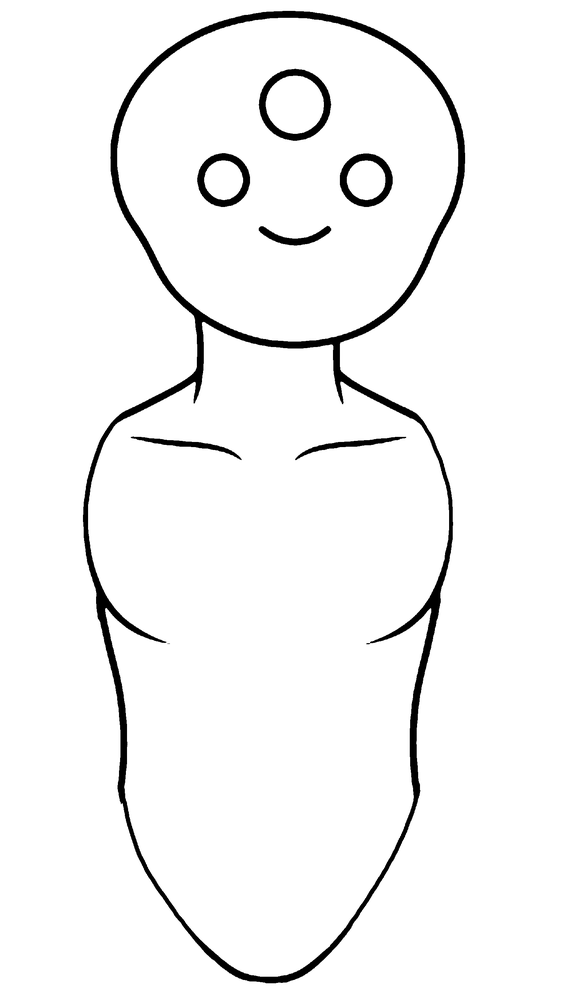
#> input picture groodle/art-src/body/torso.png, 563 x 1000 px, shrunk from 1547 x 2749 before the run
$ python cut_art.py
#> lines starting #> are read from the running program, lines starting #| are printed output that depends on the picture; after the words box and inside, x2 and y2 are one past the last pixel; in counts of white or black regions, pixels touching at a corner belong together
#> in cut, g is the input picture: shape (1000, 563); min 0, max 255, mean 244.9
"""Cut Onion's body-part drawings into transparent ink PNGs for the paper doll.

    python groodle/tools/cut_art.py

Reads the same three line-art PNGs as trace_rig.py (groodle/art-src/body/) and
writes groodle/assets/doll/{torso,arm,leg}.png -- RGBA, where alpha is the
DARKNESS of her line and everything else is transparent.

Why images instead of traced vectors:

The rig used to re-draw her outline as ~130-point Bezier rings and then
reconstruct an inner outline with an SVG feMorphology erode. Three separate
problems came from that and all of them disappear here:

  * The Bezier approximation was not her line. Her drawing has weight and
    wobble; the trace flattened it.
  * Assembling five overlapping parts into ONE silhouette meant the union had
    seams, which needed a hand-placed hip gusset to patch.
  * The erode filter produced resolution-dependent gray squares at the hip
    (clean at 400px wide, visible at 620px, worse at 869px) because
    near-coincident part edges leave thin sub-1-alpha bands that the erode
    turns into visible ink.

Overlapping paper has none of those: each part carries its own drawn outline,
parts simply stack, and where they overlap the lines cross the way real cut
paper does.

Alpha is taken from the ink darkness, masked to the part's own solid region
(interior + stroke, via the border flood fill). That mask is what drops the
background grid and the generator watermark, so the source art does NOT need
cleaning up first -- same property trace_rig.py relies on. The face circles
and smile float free inside the head, so they survive because they are in the
flood-filled INTERIOR even though they are separate components.
"""
import json, math, os, sys
import numpy as np, cv2
from PIL import Image

HERE = os.path.dirname(os.path.abspath(__file__))
GAME = os.path.dirname(HERE)
SRC = sys.argv[1] if len(sys.argv) > 1 else os.path.join(GAME, 'art-src', 'body')
DEST = os.path.join(GAME, 'assets', 'doll')
FILES = {'torso': 'torso.png', 'arm': 'arm.png', 'leg': 'leg.png'}

INK_THRESHOLD = 120
INK_RGB = (26, 15, 51)        # #1a0f33, the game's ink color
PAD = 3                       # px of transparent margin around the crop

# Must match tools/trace_rig.py -- the pin and scale define where the art sits.
HEAD_D, ARM_LEN, LEG_LEN = 116.0, 239.8, 276.9


def solid_of(gray):
    ink = (gray < INK_THRESHOLD).astype(np.uint8)
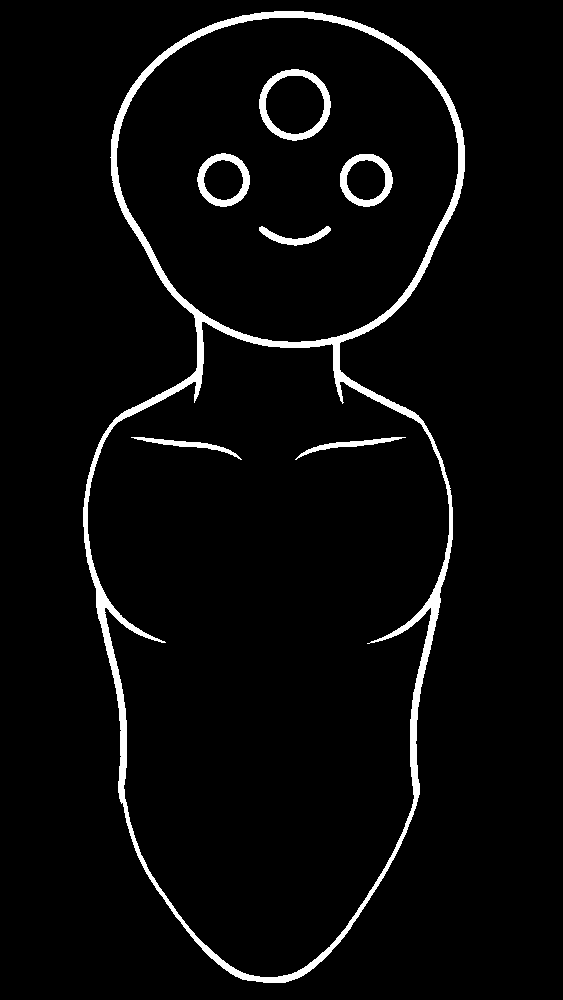
#> ink: shape (1000, 563); values 0 (black) and 1 (white), 3.9% white; 7 white regions, largest, box (x1, y1, x2, y2) and area: (83, 11, 465, 983) 17225, (259, 69, 331, 141) 1378, (197, 153, 250, 207) 1011
    n, lab, st, _ = cv2.connectedComponentsWithStats(ink, 8)
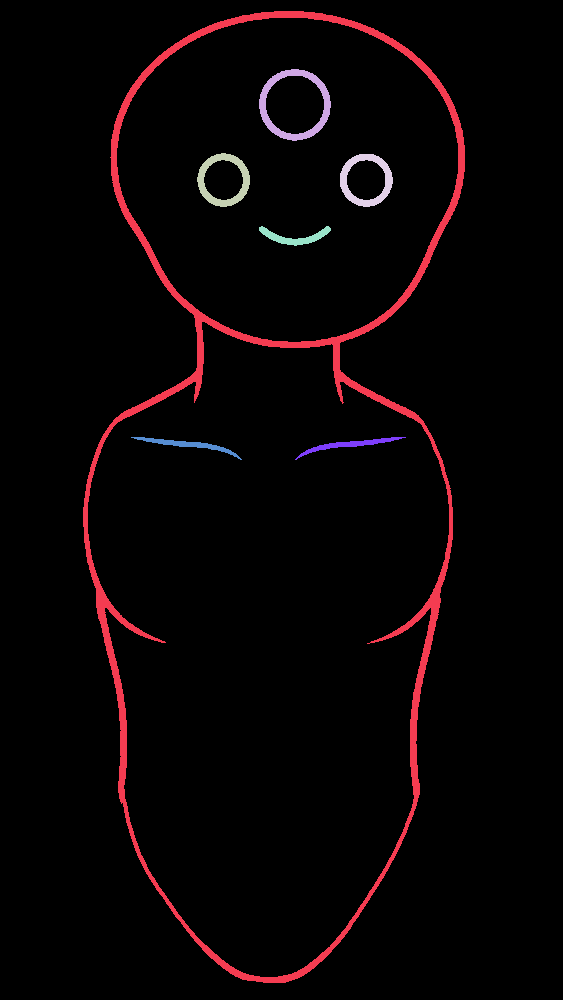
#> lab: shape (1000, 563) int32; 8 distinct labels, from 0 to 7; one colour per label, 0 black
#> n = 8; st = [[0, 0, 563, 1000, 540874], [83, 11, 382, 972, 17225], [259, 69, 72, 72, 1378], [197, 153, 53, 54, 1011], [340, 154, 53, 53, 1011], [259, 226, 72, 20, 515], [131, 437, 111, 23, 494], [295, 437, 111, 23, 492]]
    main = (lab == 1 + int(np.argmax(st[1:, cv2.CC_STAT_AREA]))).astype(np.uint8)
#> main: shape (1000, 563); values 0 (black) and 1 (white), 3.1% white; 1 white region, box (x1, y1, x2, y2) and area: (83, 11, 465, 983) 17225
    ff = main.copy()
    cv2.floodFill(ff, np.zeros((main.shape[0] + 2, main.shape[1] + 2), np.uint8), (0, 0), 1)
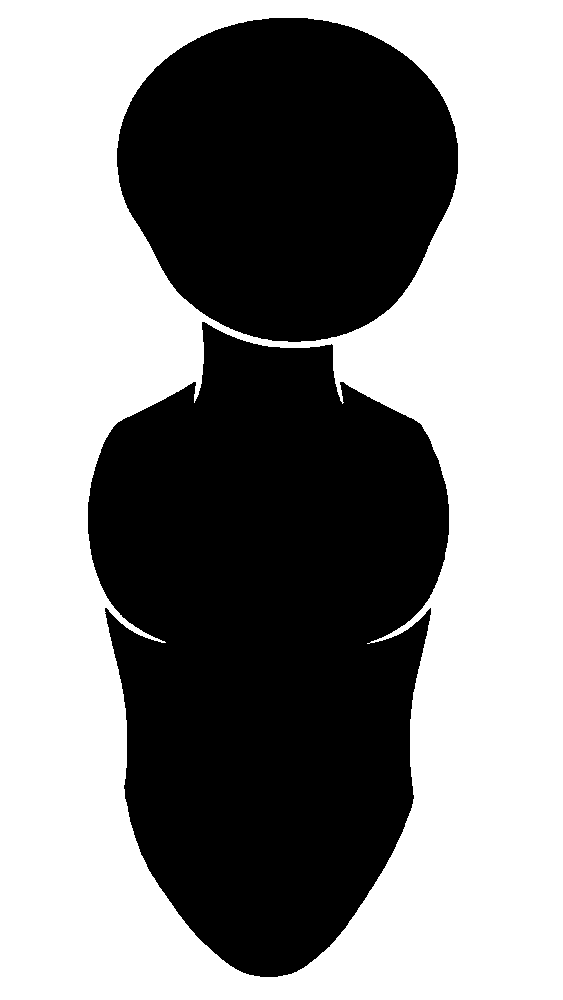
#> ff: shape (1000, 563); values 0 (black) and 1 (white), 54.8% white; 2 black regions, box (x1, y1, x2, y2) and area: (88, 322, 449, 977) 168862, (117, 18, 458, 342) 85508
    s = ((ff == 0) | (main == 1)).astype(np.uint8)
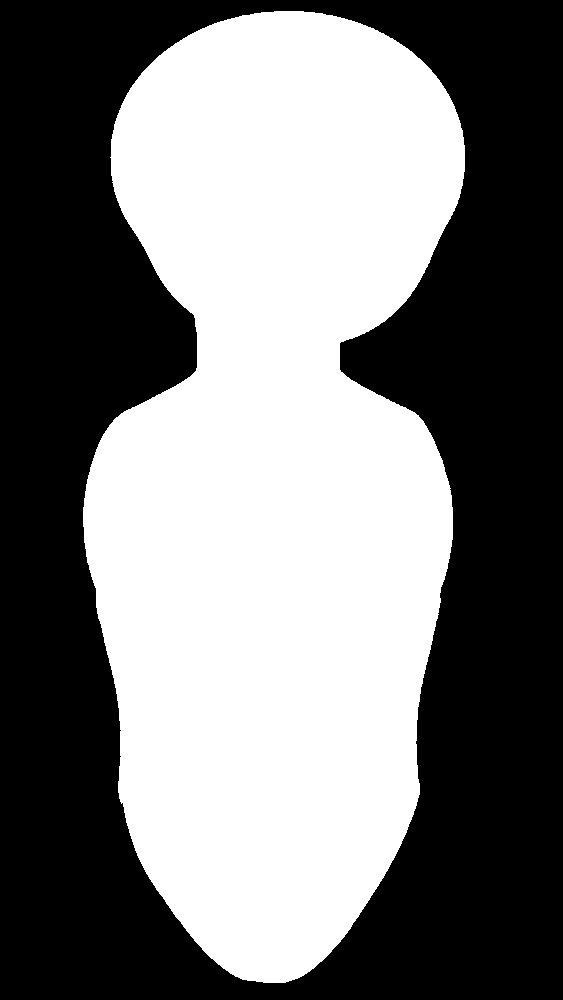
#> s: shape (1000, 563); values 0 (black) and 1 (white), 48.2% white; 1 white region, box (x1, y1, x2, y2) and area: (83, 11, 465, 983) 271595
    return cv2.morphologyEx(s, cv2.MORPH_CLOSE, np.ones((5, 5), np.uint8))
#> returned value: shape (1000, 563); values 0 (black) and 1 (white), 48.2% white; 1 white region, box (x1, y1, x2, y2) and area: (83, 11, 465, 983) 271604


def cut(name):
    g = np.array(Image.open(os.path.join(SRC, FILES[name])).convert('L'))
    solid = solid_of(g)
    ys, xs = np.nonzero(solid)
    x0, x1, y0, y1 = xs.min(), xs.max(), ys.min(), ys.max()
#> x0 = 83; x1 = 464; y0 = 11; y1 = 982

    if name == 'torso':
        widest = max((np.nonzero(solid[y])[0].max() - np.nonzero(solid[y])[0].min())
                     for y in range(solid.shape[0] // 3) if solid[y].any())
#> widest = 354
        s = HEAD_D / widest
#> s = 0.328
        py = float(y0)
#> py = 11
    else:
        s = (ARM_LEN if name == 'arm' else LEG_LEN) / (y1 - y0)
        py = y0 + (y1 - y0) * 0.055
    row = np.nonzero(solid[int(round(py))])[0]
#> row = 30 values from 274 to 303
    px = (row.min() + row.max()) / 2.0 if len(row) else (x0 + x1) / 2.0
#> px = 288.5

    # alpha = how dark her line is, but only inside this part. Dilating the
    # solid mask by one pixel keeps the stroke's own outer antialiasing, which
    # is what stops the cut edge from stair-stepping.
    keep = cv2.dilate(solid, np.ones((3, 3), np.uint8))
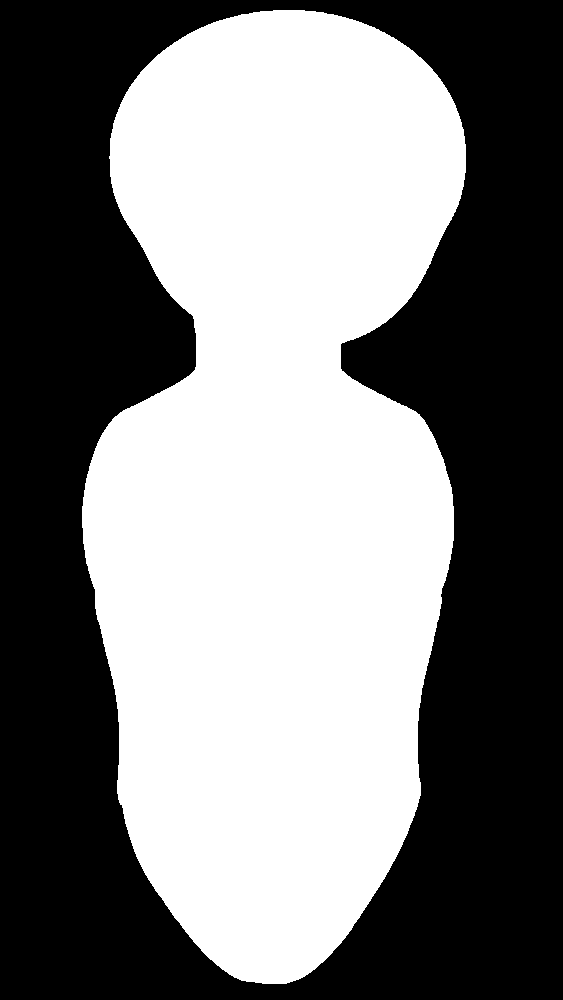
#> keep: shape (1000, 563); values 0 (black) and 1 (white), 48.8% white; 1 white region, box (x1, y1, x2, y2) and area: (82, 10, 466, 984) 274728
    alpha = np.where(keep > 0, 255 - g, 0).astype(np.uint8)

    rgba = np.zeros((g.shape[0], g.shape[1], 4), np.uint8)
    rgba[:, :, 0], rgba[:, :, 1], rgba[:, :, 2] = INK_RGB
    rgba[:, :, 3] = alpha
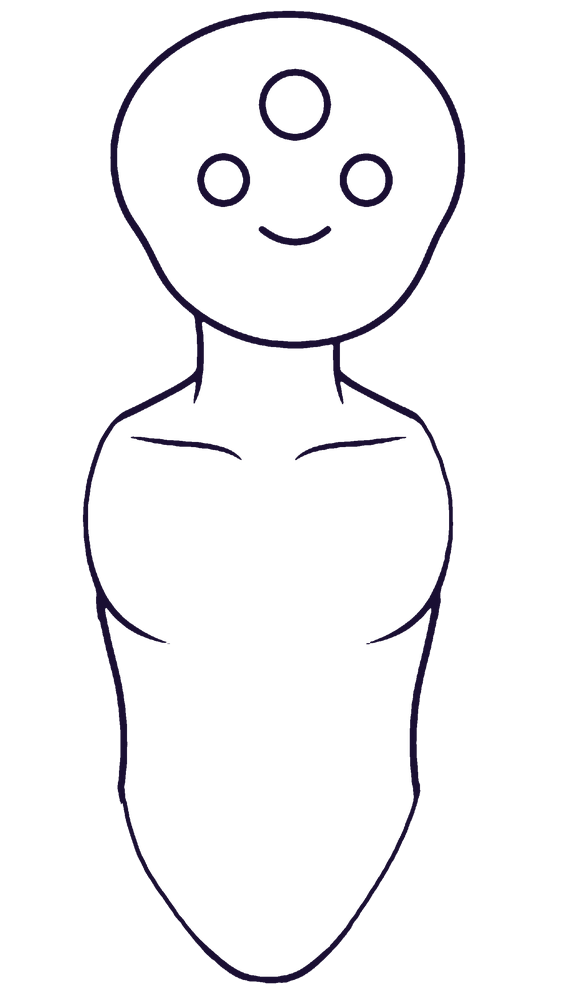
#> rgba: shape (1000, 563, 4); mean of channels 0, 1, 2, 3 26, 15, 51, 10.1; transparent parts drawn white
    img = Image.fromarray(rgba, 'RGBA')

    cx0, cy0 = max(0, x0 - PAD), max(0, y0 - PAD)
#> cx0 = 80; cy0 = 8
    cx1, cy1 = min(g.shape[1], x1 + 1 + PAD), min(g.shape[0], y1 + 1 + PAD)
#> cx1 = 468; cy1 = 986
    img = img.crop((cx0, cy0, cx1, cy1))
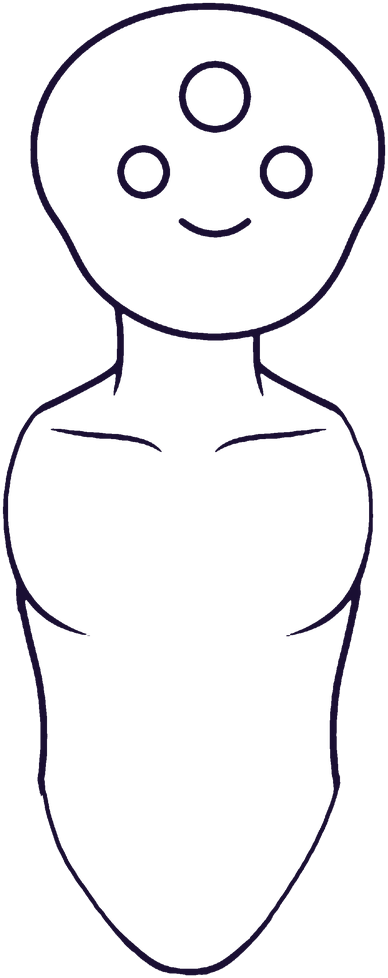
#> img: PIL image 388x978 RGBA; mean R, G, B, A 26, 15, 51, 15; transparent parts drawn white

    # Placement, in PART-LOCAL units with the pin at (0,0) -- the same frame
    # trace_rig.py emits its rings in, so game.js can position both alike.
    return img, {
        'x': round((cx0 - px) * s, 2), 'y': round((cy0 - py) * s, 2),
        'w': round(img.width * s, 2), 'h': round(img.height * s, 2),
    }


def main():
    os.makedirs(DEST, exist_ok=True)
    art = {}
    for name in FILES:
        img, box = cut(name)
#> box = {'x': -68.32, 'y': -0.98, 'w': 127.1, 'h': 320.5}
        out = os.path.join(DEST, name + '.png')
        img.save(out, optimize=True)
        art[name] = box
        sys.stderr.write('%-6s %4dx%-4d  %6.1f KB  box=%s\n' % (
            name, img.width, img.height, os.path.getsize(out) / 1024.0, box))
#> pass 2 of the loop in main, `for name in FILES:`:
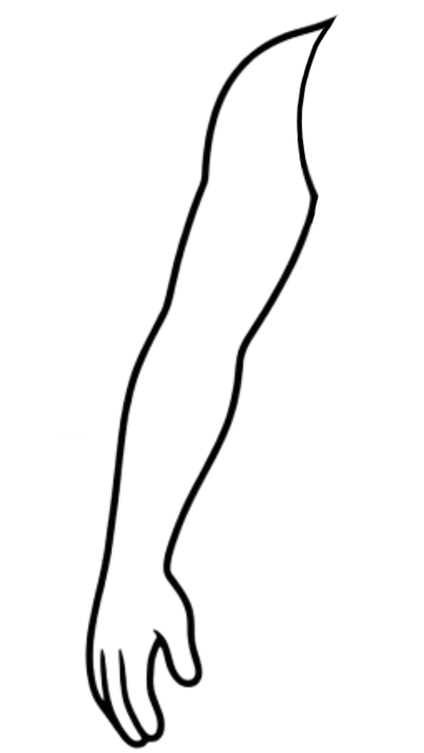
#> input picture groodle/art-src/body/arm.png, 424 x 753 px, shrunk from 1165 x 2070 before the run
#> g: shape (753, 424)
#> in solid_of (call 2), `ink = (gray < INK_THRESHOLD).astype(np.uint8)`:
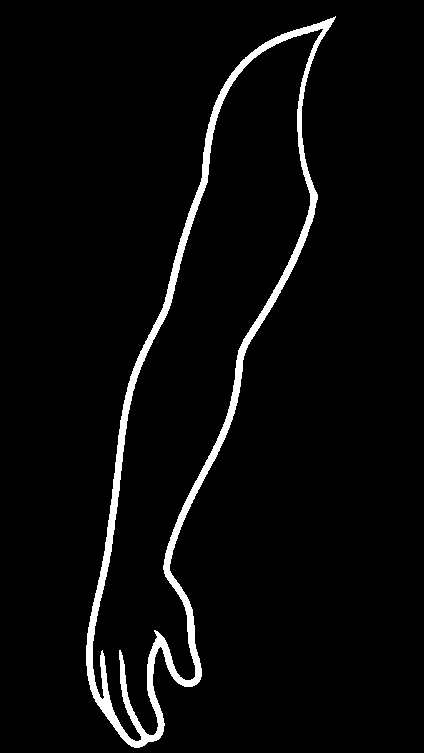
#> ink: shape (753, 424); values 0 (black) and 1 (white), 3.9% white; 1 white region, box (x1, y1, x2, y2) and area: (86, 16, 336, 748) 12443
#> n = 2; st = [[0, 0, 424, 753, 306829], [86, 16, 250, 732, 12443]]
#> ff: shape (753, 424); values 0 (black) and 1 (white), 82.6% white; 1 black region, box (x1, y1, x2, y2) and area: (93, 29, 323, 741) 55570
#> x0 = 86; x1 = 335; y0 = 16; y1 = 747
#> in cut (call 2), `py = y0 + (y1 - y0) * 0.055`: py = 56.2
#> row = 67 values from 247 to 313
#> px = 280
#> keep: shape (753, 424); values 0 (black) and 1 (white), 22% white; 1 white region, box (x1, y1, x2, y2) and area: (85, 15, 337, 749) 70183
#> alpha: shape (753, 424)
#> rgba: shape (753, 424, 4)
#> cx0 = 83; cy0 = 13
#> cx1 = 339; cy1 = 751
#> in cut (call 2), `img = img.crop((cx0, cy0, cx1, cy1))`:
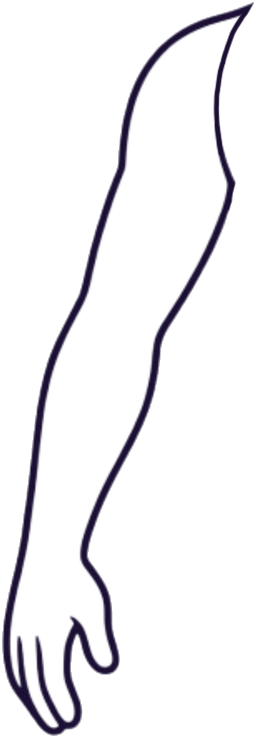
#> img: PIL image 256x738 RGBA; mean R, G, B, A 26, 15, 51, 17; transparent parts drawn white
#> box = {'x': -64.62, 'y': -14.17, 'w': 83.98, 'h': 242.1}
#> pass 3 of the loop in main, `for name in FILES:`:
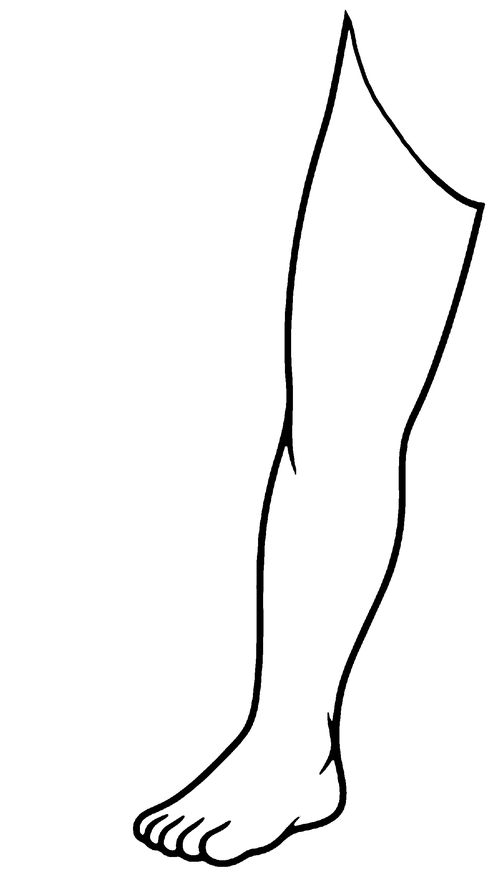
#> input picture groodle/art-src/body/leg.png, 491 x 873 px, shrunk from 1351 x 2400 before the run
#> in cut, g is the input picture: shape (873, 491); min 0, max 255, mean 246.3
#> in solid_of (call 3), `ink = (gray < INK_THRESHOLD).astype(np.uint8)`:
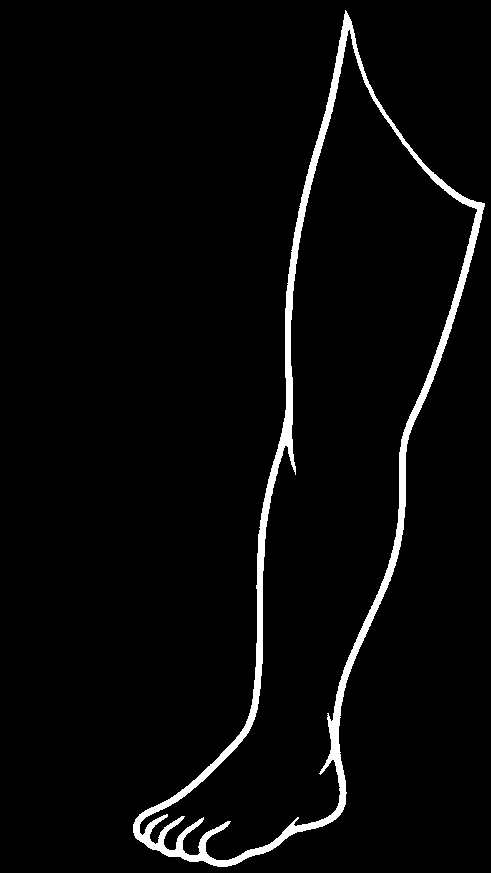
#> ink: shape (873, 491); values 0 (black) and 1 (white), 3.4% white; 1 white region, box (x1, y1, x2, y2) and area: (133, 10, 485, 867) 14436
#> st = [[0, 0, 491, 873, 414207], [133, 10, 352, 857, 14436]]
#> ff: shape (873, 491); values 0 (black) and 1 (white), 78.6% white; 1 black region, box (x1, y1, x2, y2) and area: (140, 30, 477, 860) 91628
#> x0 = 133; x1 = 484; y0 = 10; y1 = 866
#> in cut (call 3), `s = (ARM_LEN if name == 'arm' else LEG_LEN) / (y1 - y0)`: s = 0.323
#> in cut (call 3), `py = y0 + (y1 - y0) * 0.055`: py = 57.08
#> row = 24 values from 336 to 359
#> px = 347.5
#> keep: shape (873, 491); values 0 (black) and 1 (white), 25.3% white; 1 white region, box (x1, y1, x2, y2) and area: (132, 9, 486, 868) 108515
#> alpha: shape (873, 491)
#> rgba: shape (873, 491, 4)
#> cx0 = 130; cy0 = 7
#> cx1 = 488; cy1 = 870
#> in cut (call 3), `img = img.crop((cx0, cy0, cx1, cy1))`:
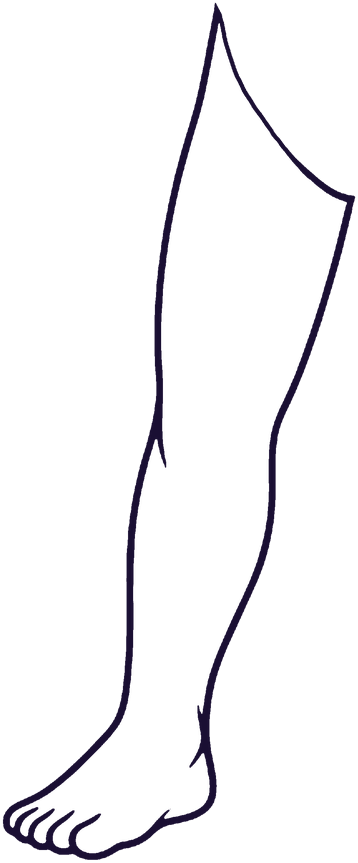
#> img: PIL image 358x863 RGBA; mean R, G, B, A 26, 15, 51, 12; transparent parts drawn white
#> box = {'x': -70.36, 'y': -16.2, 'w': 115.8, 'h': 279.2}
    sys.stdout.write('    const DOLL_ART = ' +
                     json.dumps(art, separators=(',', ':')) + ';\n')
#|     const DOLL_ART = {"torso":{"x":-68.32,"y":-0.98,"w":127.14,"h":320.47},"arm":{"x":-64.62,"y":-14.17,"w":83.98,"h":242.1},"leg":{"x":-70.36,"y":-16.2,"w":115.81,"h":279.16}};


if __name__ == '__main__':
    main()
